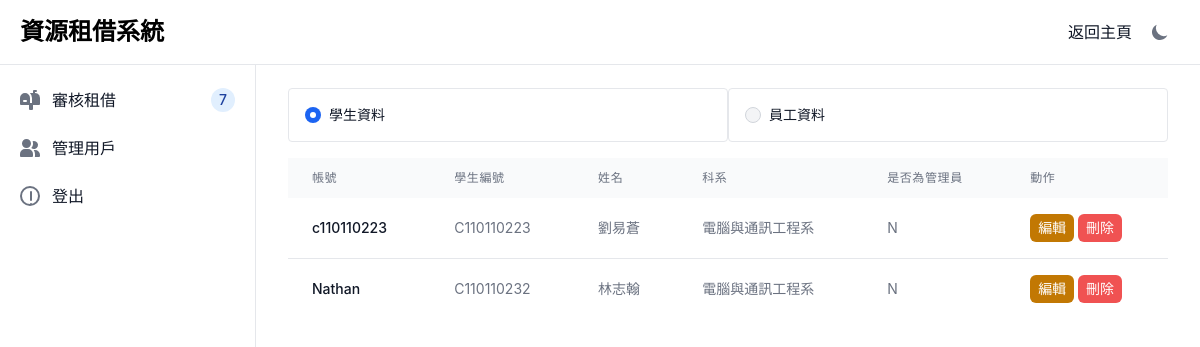
/user_management.php (signed in), run on an earlier commit of the app's database.
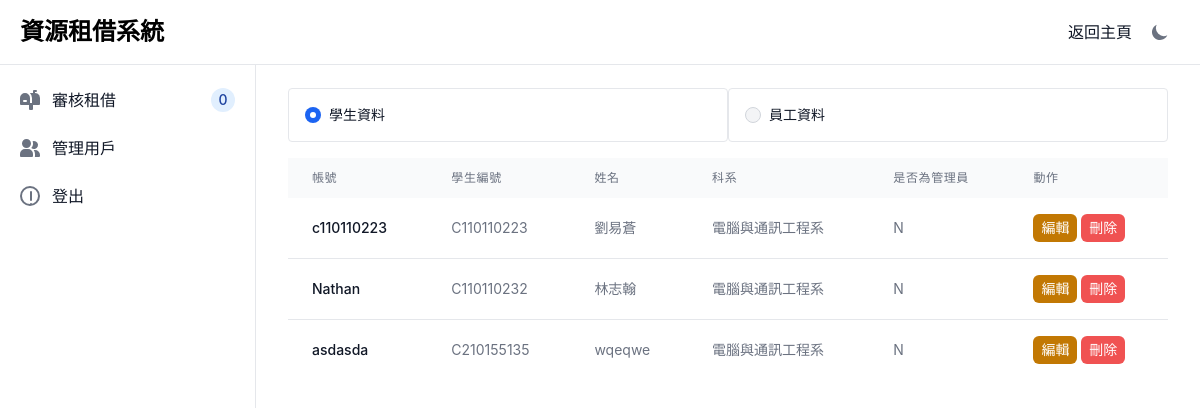
And on a later commit of the database.
### tables this page shows
CREATE TABLE `student_account` (
  `user_id` int(11) DEFAULT NULL,
  `std_id` varchar(10) DEFAULT NULL
);

CREATE TABLE `user_data` (
  `user_id` int(11) NOT NULL,
  `user_name` varchar(20) NOT NULL,
  `user_password` varchar(256) NOT NULL,
  `is_admin` enum('Y','N') NOT NULL DEFAULT 'N'
);

CREATE TABLE `student_table` (
  `std_id` varchar(10) NOT NULL DEFAULT '',
  `std_name` varchar(10) NOT NULL,
  `std_departments` varchar(30) NOT NULL
);

### user_management.php (the view, shortened to what the changed rows need)
<?php
$conn = require_once 'config.php';
$students = $conn->query("SELECT u.user_id, u.user_name, u.is_admin, s.std_id, st.std_name, st.std_departments
                        FROM user_data u
                        JOIN student_account s ON u.user_id = s.user_id
                        JOIN student_table st ON s.std_id = st.std_id");
?>
<!DOCTYPE html>
<html lang="en">
<head>
    <link href="https://cdnjs.cloudflare.com/ajax/libs/flowbite/2.3.0/flowbite.min.css" rel="stylesheet" />
</head>
<body class="bg-white dark:bg-gray-900">
    <?php include './components/sidebar.php'; ?>
    <div class="p-4 sm:ml-64">
        <div class="p-4 rounded-lg dark:border-gray-700 mt-14">
            <div id="student-table" class="mb-6">
                <table class="w-full text-sm text-left rtl:text-right text-gray-500 dark:text-gray-400">
                    <thead class="text-xs text-gray-700 uppercase bg-gray-50 dark:bg-gray-700 dark:text-gray-400">
                        <tr>
                            <th scope="col"
                                class="px-6 py-3 text-left text-xs font-medium text-gray-500 uppercase tracking-wider">
                                帳號
                            </th>
                            <th scope="col"
                                class="px-6 py-3 text-left text-xs font-medium text-gray-500 uppercase tracking-wider">
                                學生編號
                            </th>
                            <th scope="col"
                                class="px-6 py-3 text-left text-xs font-medium text-gray-500 uppercase tracking-wider">
                                姓名
                            </th>
                            <th scope="col"
                                class="px-6 py-3 text-left text-xs font-medium text-gray-500 uppercase tracking-wider">
                                科系
                            </th>
                            <th scope="col"
                                class="px-6 py-3 text-left text-xs font-medium text-gray-500 uppercase tracking-wider">
                                是否為管理員
                            </th>
                            <th scope="col"
                                class="px-6 py-3 text-left text-xs font-medium text-gray-500 uppercase tracking-wider">
                                動作
                            </th>
                        </tr>
                    </thead>
                    <tbody class="bg-white dark:bg-gray-800 divide-y divide-gray-200 dark:divide-gray-700">
                        <?php while ($row = $students->fetch_assoc()) { ?>
                            <tr id="row-<?php echo $row['user_id']; ?>">
                                <td class="px-6 py-4 whitespace-nowrap text-sm font-medium text-gray-900 dark:text-white">
                                    <span class="cell" data-type="text"
                                        data-name="user_name"><?php echo $row['user_name']; ?></span>
                                </td>
                                <td class="px-6 py-4 whitespace-nowrap text-sm text-gray-500 dark:text-gray-400">
                                    <span class="cell" data-type="text"
                                        data-name="std_id"><?php echo $row['std_id']; ?></span>
                                </td>
                                <td class="px-6 py-4 whitespace-nowrap text-sm text-gray-500 dark:text-gray-400">
                                    <span class="cell" data-type="text"
                                        data-name="std_name"><?php echo $row['std_name']; ?></span>
                                </td>
                                <td class="px-6 py-4 whitespace-nowrap text-sm text-gray-500 dark:text-gray-400">
                                    <span class="cell" data-type="text"
                                        data-name="std_departments"><?php echo $row['std_departments']; ?></span>
                                </td>
                                <td class="px-6 py-4 whitespace-nowrap text-sm text-gray-500 dark:text-gray-400">
                                    <span class="cell" data-type="text"
                                        data-name="is_admin"><?php echo $row['is_admin']; ?></span>
                                </td>
                                <td class="px-6 py-4 whitespace-nowrap text-sm text-gray-500 dark:text-gray-400">
                                    <button class="px-2 py-1 bg-yellow-500 text-white rounded-md hover:bg-yellow-600"
                                        type="button" onclick="editUser(<?php echo $row['user_id']; ?>)">編輯
                                    </button>
                                    <button class="px-2 py-1 bg-red-500 text-white rounded-md hover:bg-red-600"
                                        onclick="deleteUser(<?php echo $row['user_id']; ?>)">刪除
                                    </button>
                                </td>
                            </tr>
                        <?php } ?>
                    </tbody>
                </table>
            </div>
        </div>
    </div>
</body>
</html>

### components/sidebar.php (shortened to what the changed rows need)
<aside id="logo-sidebar"
    class="fixed top-0 left-0 z-40 w-64 h-screen pt-20 transition-transform -translate-x-full bg-white border-r border-gray-200 sm:translate-x-0 dark:bg-gray-800 dark:border-gray-700"
    aria-label="Sidebar">
    <div class="h-full px-3 pb-4 overflow-y-auto bg-white dark:bg-gray-800">
        <ul class="space-y-2 font-medium">
            <li>
                <a href="admin_center.php"
                    class="flex items-center p-2 text-gray-900 rounded-lg dark:text-white hover:bg-gray-100 dark:hover:bg-gray-700 group">
                    <span class="flex-1 ms-3 whitespace-nowrap">審核租借</span>
                    <span
                        class="inline-flex items-center justify-center w-3 h-3 p-3 ms-3 text-sm font-medium text-blue-800 bg-blue-100 rounded-full dark:bg-blue-900 dark:text-blue-300">
                        <?php
                            $sql = "SELECT COUNT(*) FROM rental_table WHERE rent_status = 'U'";
                            $result = $conn->query($sql);
                            $row = $result->fetch_assoc();
                            echo $row['COUNT(*)'];
                        ?>
                    </span>
                </a>
            </li>
        </ul>
    </div>
</aside>

What changed in the data, as far as the page shows it:
added student_account: user_id.user_name "asdasda", std "C210155135", std.std_name "wqeqwe", std.std_departments "電腦與通訊工程系", user_id.is_admin "N"
Also different on the page:
$row['COUNT(*)']: "7" → "0"
